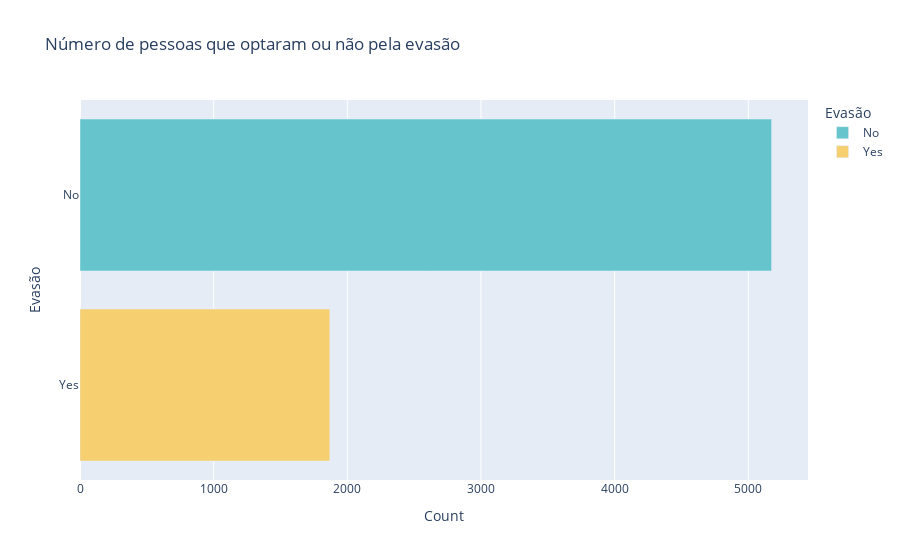

This figure's notebook cell:
### Markdown cell above
**Distribuição da evasão**

### Code cell
churn_counts = df['Churn'].value_counts().reset_index()
churn_counts.columns = ['Churn', 'Count']

fig = px.bar(churn_counts, y='Churn', x='Count', title='Número de pessoas que optaram ou não pela evasão', color='Churn', color_discrete_sequence=px.colors.qualitative.Pastel,  labels={'Churn': 'Evasão', 'count': 'Número de pessoas'})
fig.show()

### Figure 1 — Plotly figure (JSON) as saved in the notebook; plotly's stock layout.template omitted (floating-point values rounded to 4 significant figures)
{"data": [{"hovertemplate": "Evasão=%{y}<br>Count=%{x}<extra></extra>", "legendgroup": "No", "marker": {"color": "rgb(102, 197, 204)", "pattern": {"shape": ""}}, "name": "No", "orientation": "h", "showlegend": true, "textposition": "auto", "type": "bar", "x": [5174], "xaxis": "x", "y": ["No"], "yaxis": "y"}, {"hovertemplate": "Evasão=%{y}<br>Count=%{x}<extra></extra>", "legendgroup": "Yes", "marker": {"color": "rgb(246, 207, 113)", "pattern": {"shape": ""}}, "name": "Yes", "orientation": "h", "showlegend": true, "textposition": "auto", "type": "bar", "x": [1869], "xaxis": "x", "y": ["Yes"], "yaxis": "y"}], "layout": {"barmode": "relative", "legend": {"title": {"text": "Evasão"}, "tracegroupgap": 0}, "title": {"text": "Número de pessoas que optaram ou não pela evasão"}, "xaxis": {"anchor": "y", "domain": [0, 1], "title": {"text": "Count"}}, "yaxis": {"anchor": "x", "categoryarray": ["Yes", "No"], "categoryorder": "array", "domain": [0, 1], "title": {"text": "Evasão"}}}}
